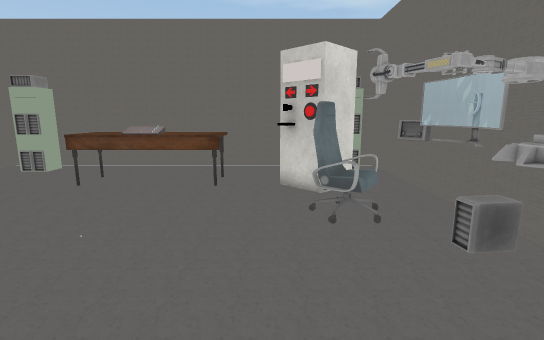
view 1 (above)

14 first-person views from a walk through a Unity game level. The camera is 1.3 m above the floor, tilts 10° down and sees 85° across. The floor is counted in squares, 0.5 m on a side. Each view is taken from the middle of a square. On the plan, view 1 faces up. The plan holds only what a view shows up to about 19 squares ahead; the rest is blank. The player is left out. Some surface patterns are stand-ins.

view 2
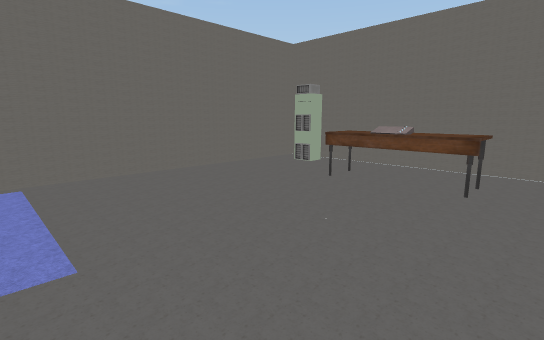

view 3
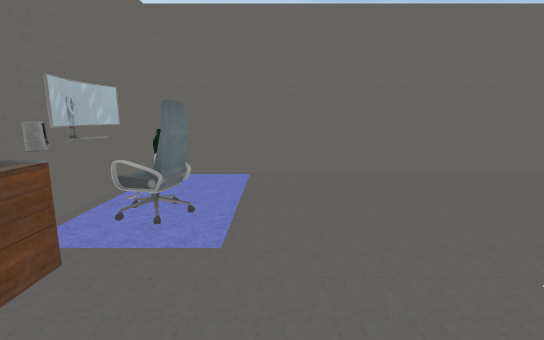

view 4
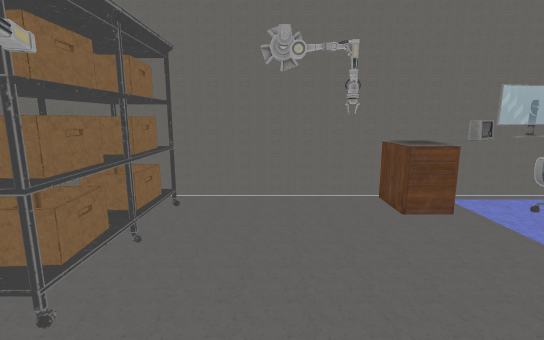

view 5
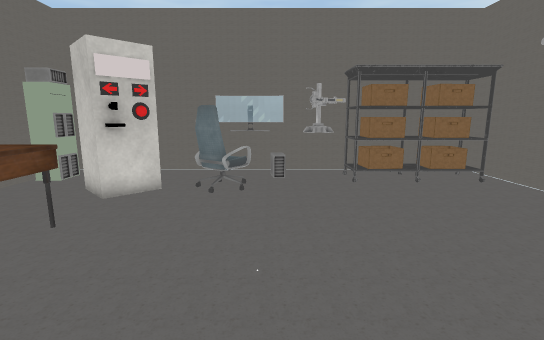

view 6
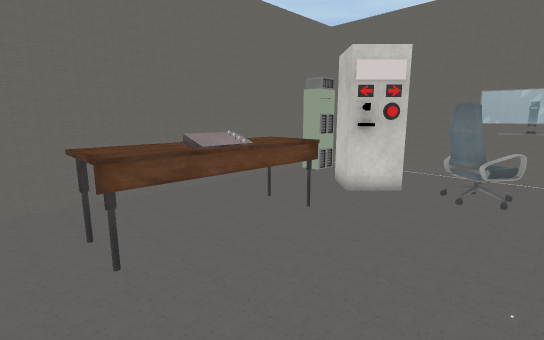

view 7
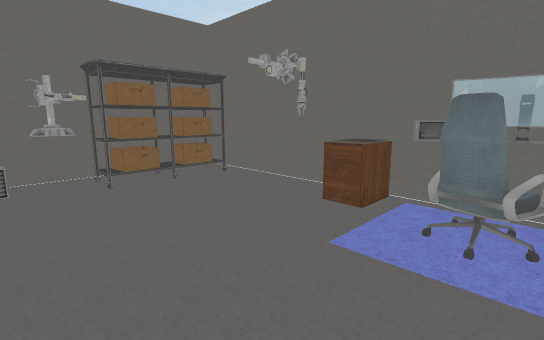

view 8
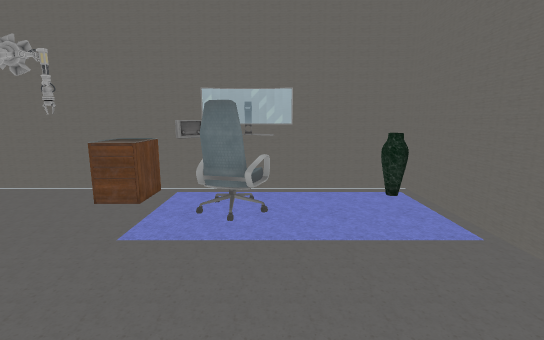

view 9
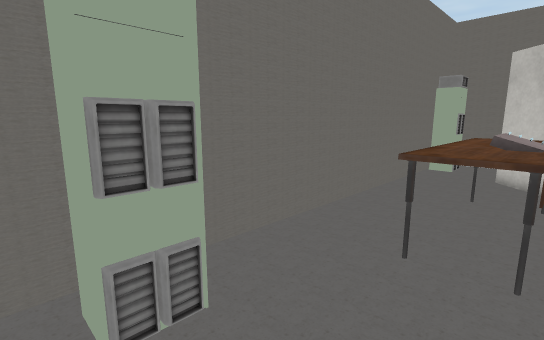

view 10
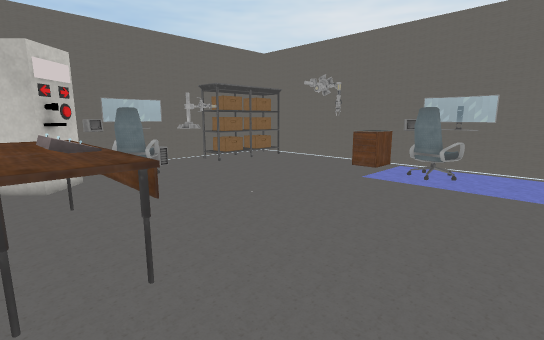

view 11
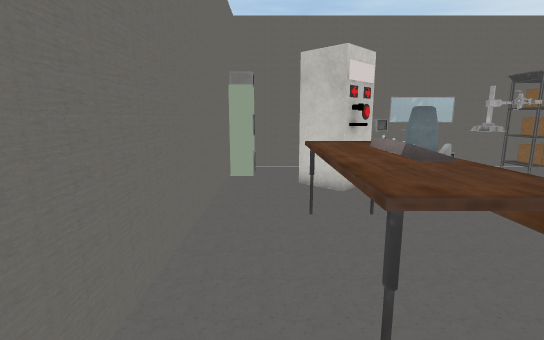

view 12
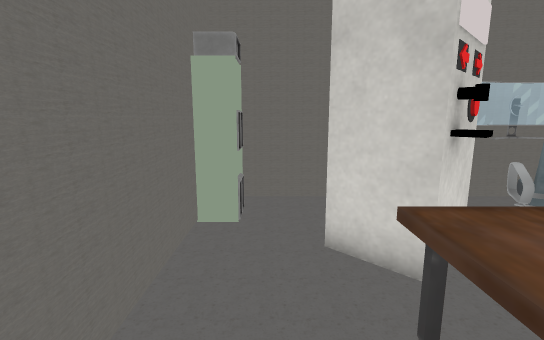

view 13
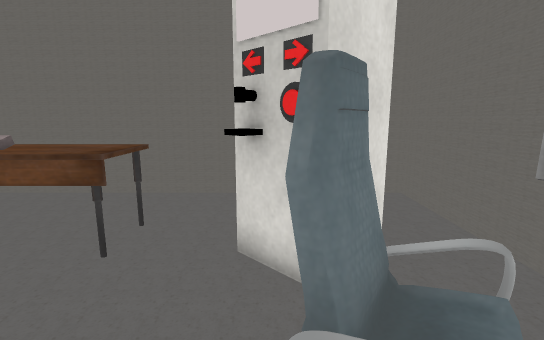

view 14
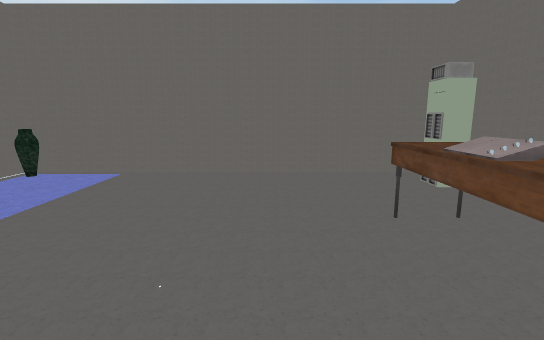

### Floor plan
Key: @ floor where view 1 was taken; # wall or solid block; . floor; = window, fence, low wall or low ledge; T table; H thing the floor can be seen under or through; C carpet; A chair; R drawers; S vase; O other object.
Columns run from 14 left of view 1 to 6 right of it. Each row starts with its distance up from view 1.
 16 ####################
 15 #.##.............###
 14 #.OO...............#
 13 #.....HTTTTT#...#..#
 12 #.....HTTTTTT..OO#.#
 11 #.....HHHHHHH..OO#.#
 10 #..............HH..#
  9 #...............HHH#
  8 #..............#HHH##
  7 #..............#H.###
  6 #.................=O#
  5 #...............#.###
  4 #...............####
  3 #...............####
  2 #................OO#
  1 #................OO#
  0 #     C.......@..OO#
 -1 #    CAC.........OO#
 -2 #C   CCC =R O....OO#
 -3 #S  CCCCC=R  #######
 -4 #############

Positions as (right, up) in squares from view 1, and headings:
1: (0, 0), facing up
2: (0, 0), facing up-left
3: (0, 2), facing left
4: (0, 6), facing down
5: (-9, 6), facing right
6: (-9, 6), facing up-right
7: (-9, 6), facing down-right
8: (-9, 7), facing down
9: (-13, 11), facing up-right
10: (-12, 13), facing down-right
11: (-10, 14), facing right
12: (-4, 14), facing right
13: (1, 6), facing up
14: (0, 8), facing left
